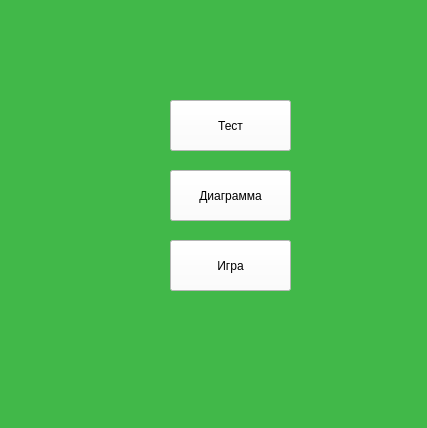
<?xml version="1.0" encoding="UTF-8"?>
<ui version="4.0">
 <class>MainWindow</class>
 <widget class="QMainWindow" name="MainWindow">
  <property name="geometry">
   <rect>
    <x>0</x>
    <y>0</y>
    <width>427</width>
    <height>428</height>
   </rect>
  </property>
  <property name="windowTitle">
   <string>MainWindow</string>
  </property>
  <property name="styleSheet">
   <string notr="true">background-color: rgb(65, 184, 73);</string>
  </property>
  <widget class="QWidget" name="centralwidget">
   <widget class="QLabel" name="label">
    <property name="geometry">
     <rect>
      <x>0</x>
      <y>-10</y>
      <width>441</width>
      <height>401</height>
     </rect>
    </property>
    <property name="styleSheet">
     <string notr="true">background-color: rgb(65, 184, 73);</string>
    </property>
    <property name="text">
     <string/>
    </property>
    <property name="pixmap">
     <pixmap>../PycharmProjects/ДЗ/zakad/Documents/forest_trees_spruce_172526_1920x1080.jpg</pixmap>
    </property>
   </widget>
   <widget class="QPushButton" name="pushButton">
    <property name="geometry">
     <rect>
      <x>170</x>
      <y>100</y>
      <width>121</width>
      <height>51</height>
     </rect>
    </property>
    <property name="styleSheet">
     <string notr="true">font: 14pt &quot;MS Shell Dlg 2&quot;;
background-color: rgb(255, 255, 255);</string>
    </property>
    <property name="text">
     <string>Тест</string>
    </property>
   </widget>
   <widget class="QPushButton" name="pushButton_2">
    <property name="geometry">
     <rect>
      <x>170</x>
      <y>170</y>
      <width>121</width>
      <height>51</height>
     </rect>
    </property>
    <property name="styleSheet">
     <string notr="true">font: 14pt &quot;MS Shell Dlg 2&quot;;
background-color: rgb(255, 255, 255);</string>
    </property>
    <property name="text">
     <string>Диаграмма</string>
    </property>
   </widget>
   <widget class="QPushButton" name="pushButton_3">
    <property name="geometry">
     <rect>
      <x>170</x>
      <y>240</y>
      <width>121</width>
      <height>51</height>
     </rect>
    </property>
    <property name="styleSheet">
     <string notr="true">font: 14pt &quot;MS Shell Dlg 2&quot;;
background-color: rgb(255, 255, 255);</string>
    </property>
    <property name="text">
     <string>Игра</string>
    </property>
   </widget>
  </widget>
 </widget>
 <resources/>
 <connections/>
</ui>
